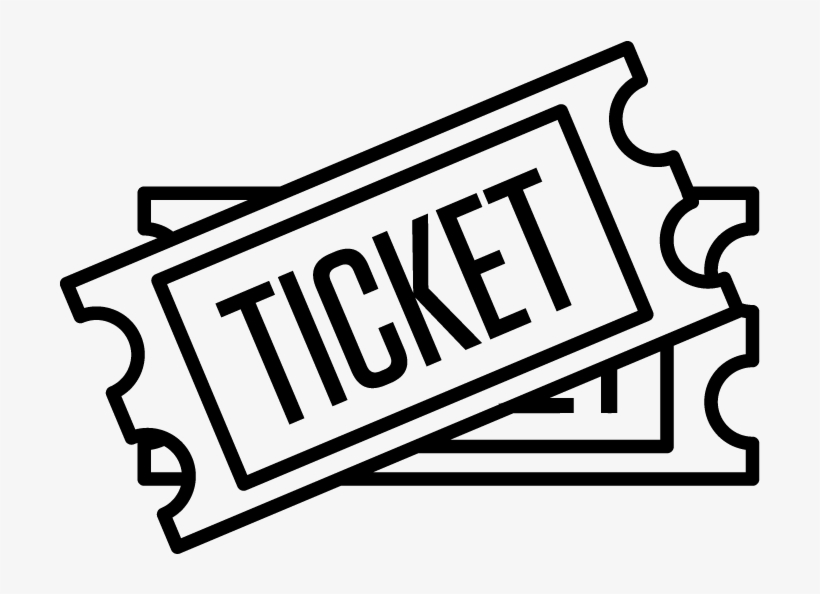
#> input picture pi/tickets.jpg, 820 x 594 px
$ jupyter execute pi.ipynb   (older library calls are emulated)
#> lines starting #> are read from the running program, lines starting #| are printed output that depends on the picture; after the words box and inside, x2 and y2 are one past the last pixel; in counts of white or black regions, pixels touching at a corner belong together
[cell 1]
import cv2
import numpy as np
import numpy.typing
from queue import Queue
import matplotlib.pyplot as plt
import random

MatLike = cv2.typing.MatLike

[cell 2]
# [7 lines left out: function cautaPrimulPixel, not called in this run]

[cell 3]
# [31 lines left out: function cautaContor, not called in this run]

[cell 4]
# [20 lines left out: function trasaturiGeometrice, not called in this run]

[cell 5]
# [6 lines left out: function mouseCallback, not called in this run]

[cell 6]
import cv2
from cv2.typing import MatLike

def showImage(img: MatLike, name):
  cv2.imshow(name, img)
  cv2.waitKey(0)
  cv2.destroyAllWindows()

[cell 7]
# [18 lines left out: function colorLabeledImage, not called in this run]

[cell 8]
# [7 lines left out: function showLabeledImageWithDifferentColors, not called in this run]

[cell 9]
import cv2
from cv2.typing import MatLike

def readImage(imagePath: str) -> MatLike:
#> called with imagePath = 'tickets.jpg'
    return cv2.imread(imagePath, cv2.IMREAD_GRAYSCALE)
#> returned value is the input picture: shape (594, 820); min 0, max 248, mean 202.9

[cell 10]
# [8 lines left out: function convertImageToBinary, not called in this run]

[cell 11]
# [24 lines left out: function labelBlackAndWhiteImage_traversaInLatime, not called in this run]

[cell 12]
# [50 lines left out: function labelBlackAndWhiteImage_douaTreceriCuClaseDeEchivalenta, not called in this run]

[cell 13]
import numpy
from skimage.filters import threshold_otsu

# [6 lines left out: function binarize_image, not called in this run]

[cell 14]
def transformari_identitate(grayscale_image):
    return grayscale_image

[cell 15]
def transformari_negative(grayscale_image):
    return 255 - grayscale_image

[cell 16]
def transformari_contrast_modification(grayscale_image, in_min, in_max, out_min, out_max):
    image = numpy.clip(grayscale_image, in_min, in_max)
    return (image - in_min) * ((out_max - out_min) / (in_max - in_min)) + out_min

[cell 17]
# [4 lines left out: function transformari_gamma_correction, not called in this run]

[cell 18]
def transformari_brightness_adjustment(image, offset):
    return np.clip(image + offset, 0, 255)

[cell 19]
import numpy

# [13 lines left out: function histogram_equalization, not called in this run]

[cell 20]
def hysteresis(img):
    def sobel_edge_detection(image):
        # Aplică filtrul Sobel pentru detectarea muchiilor
        gx = cv2.Sobel(image, cv2.CV_64F, 1, 0, ksize=3)
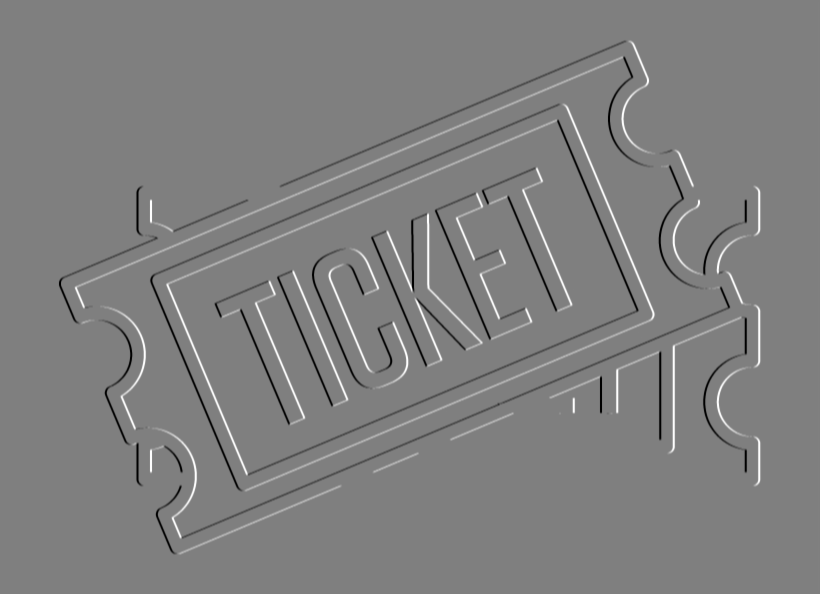
#> gx: shape (594, 820) float64; min -941, max 940, mean 0; drawn with min black and max white
        gy = cv2.Sobel(image, cv2.CV_64F, 0, 1, ksize=3)
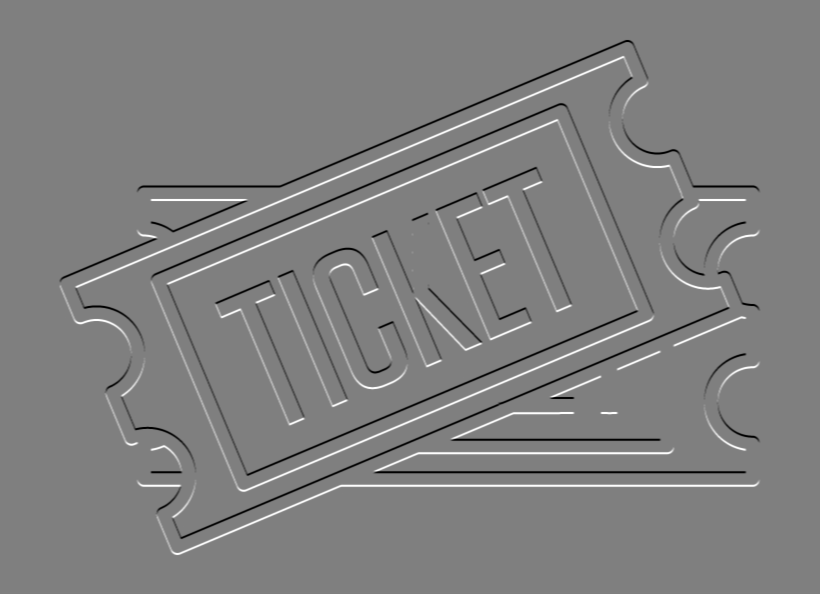
#> gy: shape (594, 820) float64; min -941, max 940, mean 0; drawn with min black and max white
        magnitude = np.sqrt(gx**2 + gy**2)
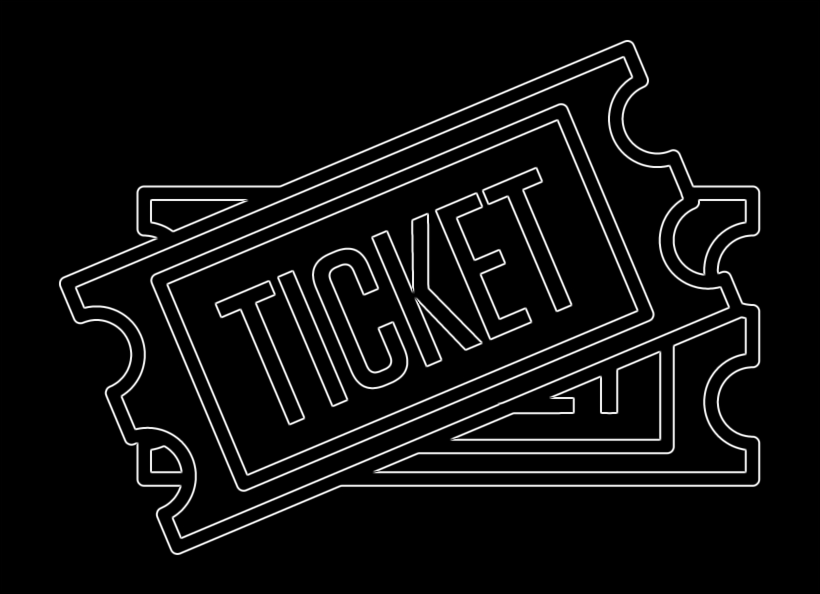
#> magnitude: shape (594, 820) float64; min 0, max 1017, mean 48.2; drawn with min black and max white
        angle = np.arctan2(gy, gx) * 180 / np.pi
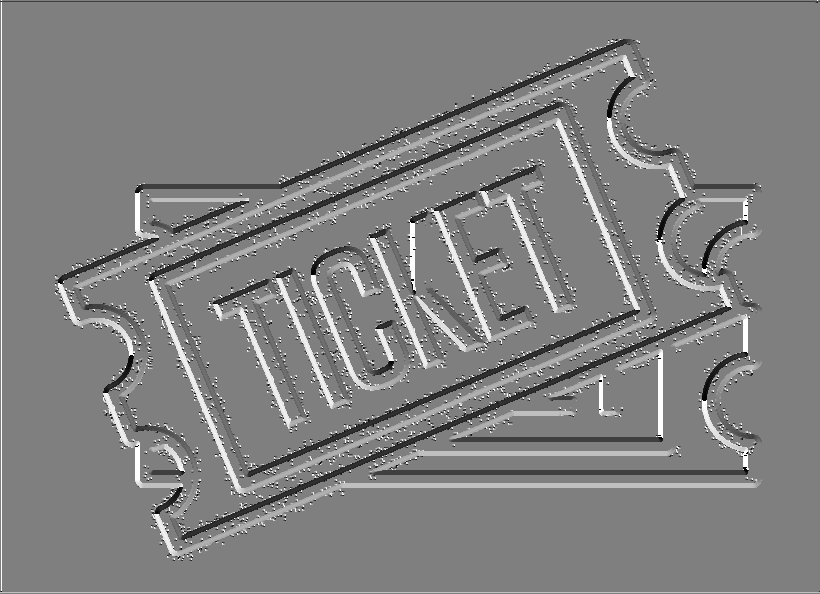
#> angle: shape (594, 820) float64; min -179.9, max 180, mean 2.2; drawn with min black and max white
        return magnitude, angle

    def non_max_suppression(img):
        magnitude, angle = sobel_edge_detection(img)
        # Suprimarea non-maximelor
        M, N = magnitude.shape
#> M = 594; N = 820
        Z = np.zeros((M,N), dtype=np.float32)
        angle = angle % 180
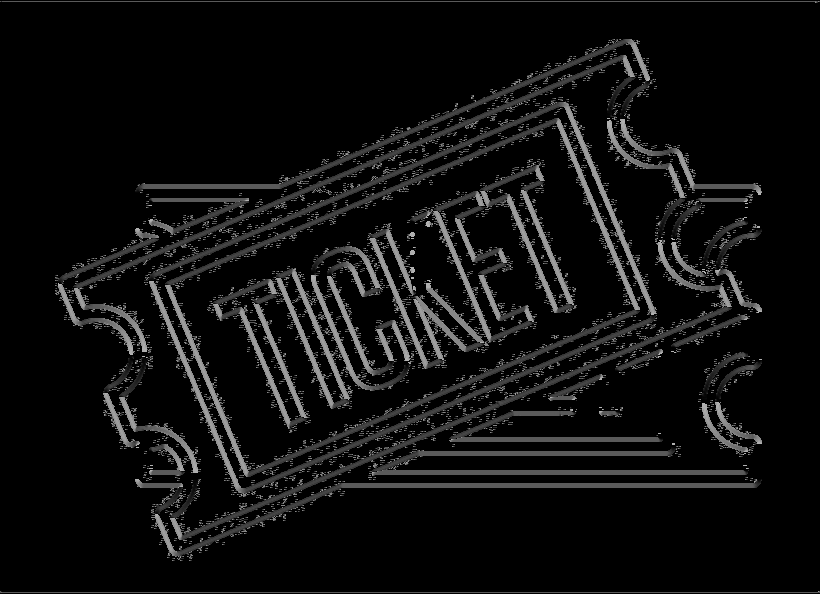
#> angle: shape (594, 820) float64; min 0, max 179.9, mean 14.9

        for i in range(1,M-1):
            for j in range(1,N-1):
                # Determină direcția muchiei
                try:
                    q = 255
                    r = 255

                    #angle 0
                    if (0 <= angle[i,j] < 22.5) or (157.5 <= angle[i,j] <= 180):
                        q = magnitude[i, j+1]
                        r = magnitude[i, j-1]
                    #angle 45
                    elif (22.5 <= angle[i,j] < 67.5):
                        q = magnitude[i+1, j-1]
                        r = magnitude[i-1, j+1]
                    #angle 90
                    elif (67.5 <= angle[i,j] < 112.5):
                        q = magnitude[i+1, j]
                        r = magnitude[i-1, j]
                    #angle 135
                    elif (112.5 <= angle[i,j] < 157.5):
                        q = magnitude[i-1, j-1]
                        r = magnitude[i+1, j+1]

                    if (magnitude[i,j] >= q) and (magnitude[i,j] >= r):
                        Z[i,j] = magnitude[i,j]
                    else:
                        Z[i,j] = 0

                except IndexError as e:
                    pass
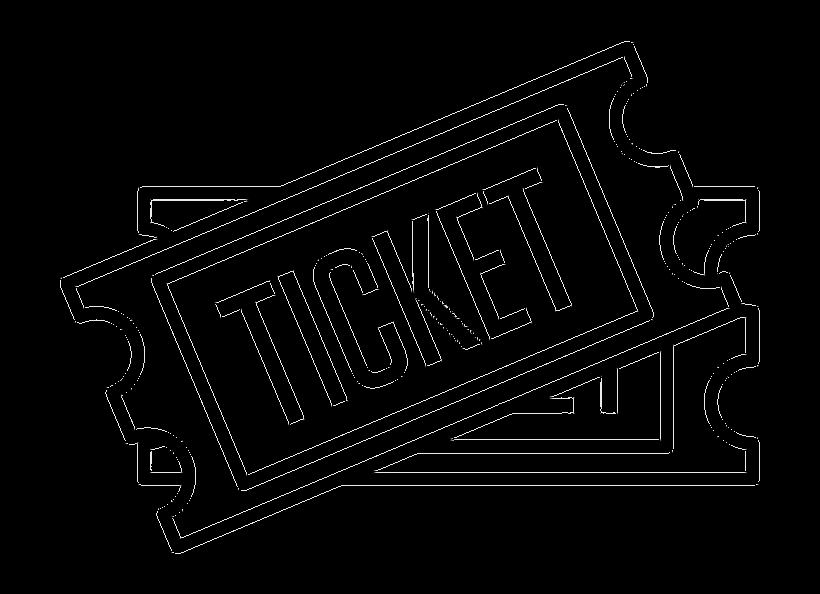
#> Z: shape (594, 820) float32; min 0, max 1017, mean 21.4; drawn with min black and max white

        return Z

    def threshold(img, lowThresholdRatio=0.05, highThresholdRatio=0.09):
#> called with lowThresholdRatio = 0.05, highThresholdRatio = 0.09
        highThreshold = img.max() * highThresholdRatio
#> highThreshold = 91.53
        lowThreshold = highThreshold * lowThresholdRatio
#> lowThreshold = 4.58

        M, N = img.shape
#> M = 594; N = 820
        res = np.zeros((M,N), dtype=np.uint8)

        weak = np.int32(25)
        strong = np.int32(255)

        strong_i, strong_j = np.where(img >= highThreshold)
#> strong_i = 11178 values from 41 to 553; strong_j = 11178 values, max 759 at index 1841, min 60 at index 4333, mean 434.7
        zeros_i, zeros_j = np.where(img < lowThreshold)

        weak_i, weak_j = np.where((img <= highThreshold) & (img >= lowThreshold))
#> weak_i = 278 values from 1 to 555; weak_j = 278 values, max 758 at index 24, min 1 at index 0, mean 457.5

        res[strong_i, strong_j] = strong
        res[weak_i, weak_j] = weak

        return (res, weak, strong)

    img = non_max_suppression(img)
    img, weak, strong = threshold(img)
#> weak = 25; strong = 255
    M, N = img.shape
#> M = 594; N = 820
    for i in range(1, M-1):
        for j in range(1, N-1):
            if (img[i,j] == weak):
                try:
                    if ((img[i+1, j-1] == strong) or (img[i+1, j] == strong) or (img[i+1, j+1] == strong)
                        or (img[i, j-1] == strong) or (img[i, j+1] == strong)
                        or (img[i-1, j-1] == strong) or (img[i-1, j] == strong) or (img[i-1, j+1] == strong)):
                        img[i, j] = strong
                    else:
                        img[i, j] = 0
                except IndexError as e:
                    pass
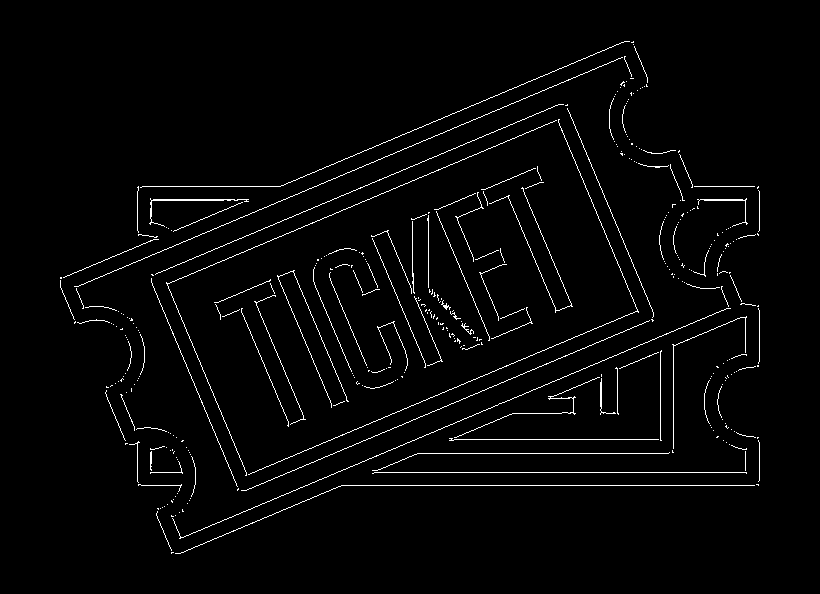
#> img: shape (594, 820); 2.3% white in thin lines or dots, all inside (x1, y1, x2, y2) = (60, 41, 760, 554)
    return img

[cell 21]
# [31 lines left out: function binarizare_adaptive, not called in this run]

[cell 22]
import numpy

def main():
    iuliaImagePath: str = "iulia.JPG"
    coinsImagePath: str = "coins.png"
    ticketsImagePath: str = "tickets.jpg"

    image: MatLike = readImage(ticketsImagePath)

    if image is None:
        print("Error reading image!")
        return 1

    showImage(image, "original")

    binarImage = hysteresis(image)
    showImage(binarImage, "Hysteresis")
